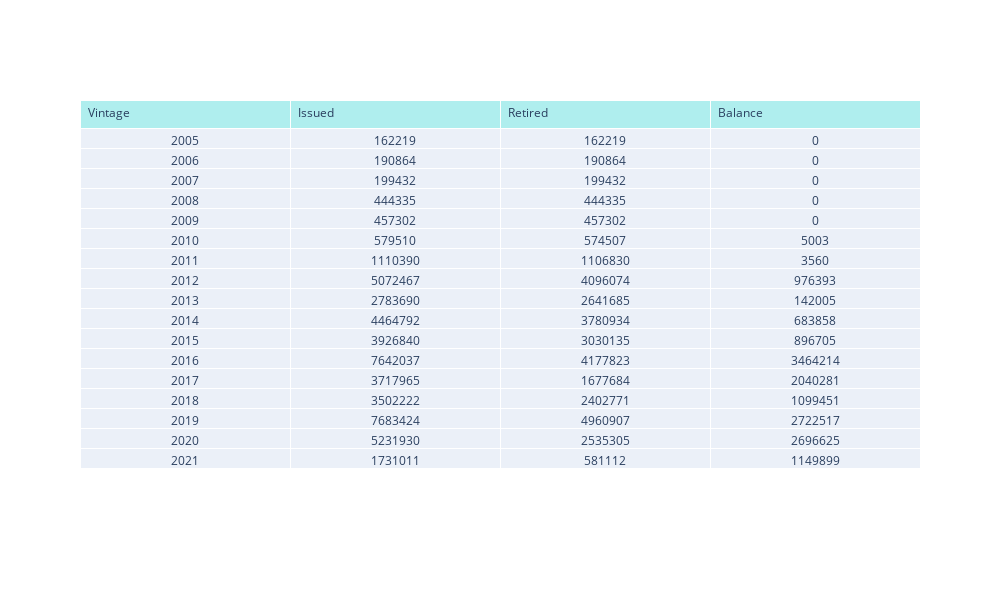

The cell this chart's notebook holds for it:
### Code cell
fig = go.Figure(data=[go.Table(
    header=dict(values=list(ngeo_undesirable_vintage.columns),
                fill_color='paleturquoise',
                align='left'),
    #cells=dict(values=frame_values,
    #           fill_color='lavender',
    #           align='left')
    cells=dict(
            values=[ngeo_undesirable_vintage[k].tolist() for k in ngeo_undesirable_vintage.columns])
    )], layout=go.Layout(height=600, width=1000))
fig.show()

### Figure 1 — Plotly figure (JSON) as saved in the notebook; plotly's stock layout.template omitted (floating-point values rounded to 4 significant figures)
{"data": [{"cells": {"values": [[2005, 2006, 2007, 2008, 2009, 2010, 2011, 2012, 2013, 2014, 2015, 2016, 2017, 2018, 2019, 2020, 2021], [162219, 190864, 199432, 444335, 457302, 579510, 1110390, 5072467, 2783690, 4464792, 3926840, 7642037, 3717965, 3502222, 7683424, 5231930, 1731011], [162219, 190864, 199432, 444335, 457302, 574507, 1106830, 4096074, 2641685, 3780934, 3030135, 4177823, 1677684, 2402771, 4960907, 2535305, 581112], [0, 0, 0, 0, 0, 5003, 3560, 976393, 142005, 683858, 896705, 3464214, 2040281, 1099451, 2722517, 2696625, 1149899]]}, "header": {"align": "left", "fill": {"color": "paleturquoise"}, "values": ["Vintage", "Issued", "Retired", "Balance"]}, "type": "table"}], "layout": {"height": 600, "width": 1000}}
